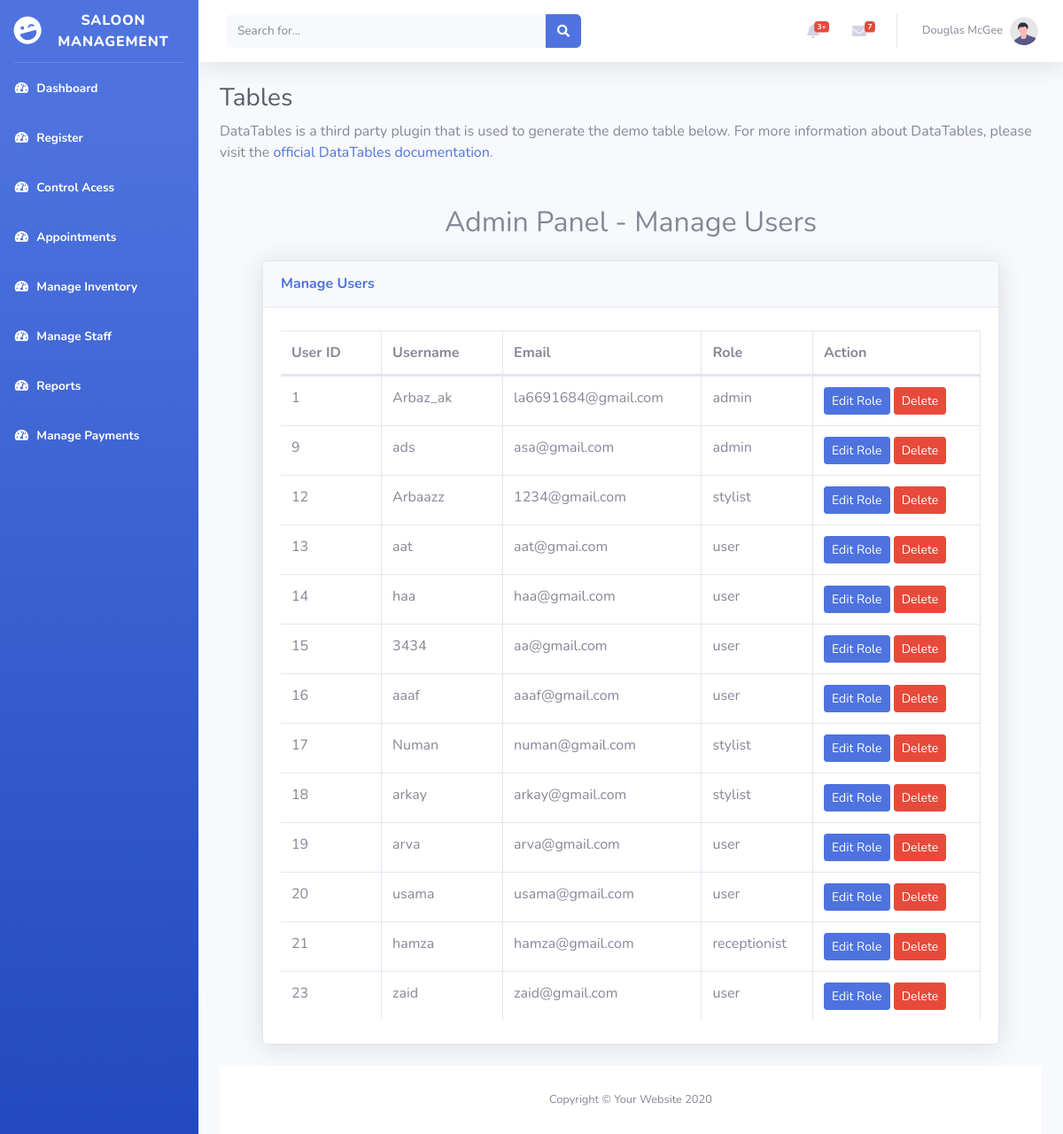
The app's page /e_project_saloon_management/admin_panel/admin_access_contro.php (signed in) with its own data.
### tables this page shows
CREATE TABLE `users` (
  `id` int(11) NOT NULL,
  `user_name` varchar(50) NOT NULL,
  `user_email` varchar(100) NOT NULL,
  `role` enum('admin','user','receptionist','stylist') NOT NULL,
  `user_password` varchar(400) NOT NULL,
  `created_at` timestamp NOT NULL DEFAULT current_timestamp(),
  `contact_info` varchar(255) DEFAULT NULL,
  `work_schedule` text DEFAULT NULL,
  `commission_rate` decimal(5,2) DEFAULT NULL
);

### e_project_saloon_management/admin_panel/admin_access_contro.php (the view, shortened to what this page needs)
<?php
include('db_connection.php');
?>
<!DOCTYPE html>
<html lang="en">
<head>
    <link href="vendor/fontawesome-free/css/all.min.css" rel="stylesheet" type="text/css">
    <link href="css/sb-admin-2.min.css" rel="stylesheet">
    <link href="vendor/datatables/dataTables.bootstrap4.min.css" rel="stylesheet">
</head>
<body id="page-top">
    <div id="wrapper">
        <ul class="navbar-nav bg-gradient-primary sidebar sidebar-dark accordion" id="accordionSidebar">
            <a class="sidebar-brand d-flex align-items-center justify-content-center" href="admin_index.php">
                <div class="sidebar-brand-icon rotate-n-15">
                    <i class="fas fa-laugh-wink"></i>
                </div>
                <div class="sidebar-brand-text mx-3">Saloon Management</div>
            </a>
            <hr class="sidebar-divider my-0">
            <li class="nav-item active">
                <a class="nav-link" href="admin_index.php">
                    <i class="fas fa-fw fa-tachometer-alt"></i>
                    <span>Dashboard</span></a>
            </li>
            <li class="nav-item active">
                <a class="nav-link" href="admin_register.php">
                    <i class="fas fa-fw fa-tachometer-alt"></i>
                    <span>Register</span></a>
            </li>
            <li class="nav-item active">
                <a class="nav-link" href="admin_access_contro.php">
                    <i class="fas fa-fw fa-tachometer-alt"></i>
                    <span>Control Acess</span></a>
            </li>
            <li class="nav-item active">
                <a class="nav-link" href="admin_appointments.php">
                    <i class="fas fa-fw fa-tachometer-alt"></i>
                    <span>Appointments</span></a>
            </li>
            <li class="nav-item active">
                <a class="nav-link" href="manage_inventory.php">
                    <i class="fas fa-fw fa-tachometer-alt"></i>
                    <span>Manage Inventory</span></a>
            </li>
            <li class="nav-item active">
                <a class="nav-link" href="staff_management.php">
                    <i class="fas fa-fw fa-tachometer-alt"></i>
                    <span>Manage Staff</span></a>
            </li>
            <li class="nav-item active">
                <a class="nav-link" href="reports.php">
                    <i class="fas fa-fw fa-tachometer-alt"></i>
                    <span>Reports</span></a>
            </li>
            <li class="nav-item active">
                <a class="nav-link" href="record_and_display_payment.php">
                    <i class="fas fa-fw fa-tachometer-alt"></i>
                    <span>Manage Payments</span></a>
            </li>
        </ul>
        <div id="content-wrapper" class="d-flex flex-column">
            <div id="content">
                <nav class="navbar navbar-expand navbar-light bg-white topbar mb-4 static-top shadow">
                    <form
                        class="d-none d-sm-inline-block form-inline mr-auto ml-md-3 my-2 my-md-0 mw-100 navbar-search">
                        <div class="input-group">
                            <input type="text" class="form-control bg-light border-0 small" placeholder="Search for..."
                                aria-label="Search" aria-describedby="basic-addon2">
                            <div class="input-group-append">
                                <button class="btn btn-primary" type="button">
                                    <i class="fas fa-search fa-sm"></i>
                                </button>
                            </div>
                        </div>
                    </form>
                    <ul class="navbar-nav ml-auto">
                        <li class="nav-item dropdown no-arrow mx-1">
                            <a class="nav-link dropdown-toggle" href="#" id="alertsDropdown" role="button"
                                data-toggle="dropdown" aria-haspopup="true" aria-expanded="false">
                                <i class="fas fa-bell fa-fw"></i>
                                <span class="badge badge-danger badge-counter">3+</span>
                            </a>
                        </li>
                        <li class="nav-item dropdown no-arrow mx-1">
                            <a class="nav-link dropdown-toggle" href="#" id="messagesDropdown" role="button"
                                data-toggle="dropdown" aria-haspopup="true" aria-expanded="false">
                                <i class="fas fa-envelope fa-fw"></i>
                                <span class="badge badge-danger badge-counter">7</span>
                            </a>
                        </li>
                        <li class="nav-item dropdown no-arrow">
                            <a class="nav-link dropdown-toggle" href="#" id="userDropdown" role="button"
                                data-toggle="dropdown" aria-haspopup="true" aria-expanded="false">
                                <span class="mr-2 d-none d-lg-inline text-gray-600 small">Douglas McGee</span>
                                <img class="img-profile rounded-circle"
                                    src="img/undraw_profile.svg">
                            </a>
                        </li>
                    </ul>
                </nav>
                <div class="container-fluid">
                    <h1 class="h3 mb-2 text-gray-800">Tables</h1>
                    <p class="mb-4">DataTables is a third party plugin that is used to generate the demo table below.
                        For more information about DataTables, please visit the <a target="_blank"
                            href="https://datatables.net">official DataTables documentation</a>.</p>
                    <div class="container mt-5">
                <div class="container mt-5">
    <div class="row">
        <div class="col-md-12">
            <h2 class="text-center mb-4">Admin Panel - Manage Users</h2>
            <div class="card shadow mb-4">
                <div class="card-header py-3">
                    <h6 class="m-0 font-weight-bold text-primary">Manage Users</h6>
                </div>
                <div class="card-body">
                    <div class="table-responsive">
                        <table class="table table-bordered" id="dataTable" width="100%" cellspacing="0">
                            <thead>
                                <tr>
                                    <th>User ID</th>
                                    <th>Username</th>
                                    <th>Email</th>
                                    <th>Role</th>
                                    <th>Action</th>
                                </tr>
                            </thead>
                            <tbody>
                                <?php
                                $query = "SELECT * FROM users";
                                $result = mysqli_query($conn, $query);
                                if (mysqli_num_rows($result) > 0) {
                                    while ($row = mysqli_fetch_assoc($result)) {
                                        echo "<tr>";
                                        echo "<td>{$row['id']}</td>";
                                        echo "<td>{$row['user_name']}</td>";
                                        echo "<td>{$row['user_email']}</td>";
                                        echo "<td>{$row['role']}</td>";
                                        echo "<td>";
                                        echo "<a href='edit_user.php?id={$row['id']}' class='btn btn-primary btn-sm'>Edit Role</a> ";
                                        echo "<a href='delete_user.php?id={$row['id']}' class='btn btn-danger btn-sm'>Delete</a>";
                                        echo "</td>";
                                        echo "</tr>";
                                    }
                                } else {
                                    echo "<tr><td colspan='5'>No users found</td></tr>";
                                }
                                ?>
                            </tbody>
                        </table>
                    </div>
                </div>
            </div>
        </div>
    </div>
</div>
            </div>
            <footer class="sticky-footer bg-white">
                <div class="container my-auto">
                    <div class="copyright text-center my-auto">
                        <span>Copyright &copy; Your Website 2020</span>
                    </div>
                </div>
            </footer>
        </div>
    </div>
</body>
</html>

### records on screen
users: id "1", user_name "Arbaz_ak", user_email "la6691684@gmail.com", role "admin"
users: id "9", user_name "ads", user_email "asa@gmail.com", role "admin"
users: id "12", user_name "Arbaazz", user_email "1234@gmail.com", role "stylist"
users: id "13", user_name "aat", user_email "aat@gmai.com", role "user"
users: id "14", user_name "haa", user_email "haa@gmail.com", role "user"
users: id "15", user_name "3434", user_email "aa@gmail.com", role "user"
users: id "16", user_name "aaaf", user_email "aaaf@gmail.com", role "user"
users: id "17", user_name "Numan", user_email "numan@gmail.com", role "stylist"
users: id "18", user_name "arkay", user_email "arkay@gmail.com", role "stylist"
users: id "19", user_name "arva", user_email "arva@gmail.com", role "user"
users: id "20", user_name "usama", user_email "usama@gmail.com", role "user"
users: id "21", user_name "hamza", user_email "hamza@gmail.com", role "receptionist"
users: id "23", user_name "zaid", user_email "zaid@gmail.com", role "user"
